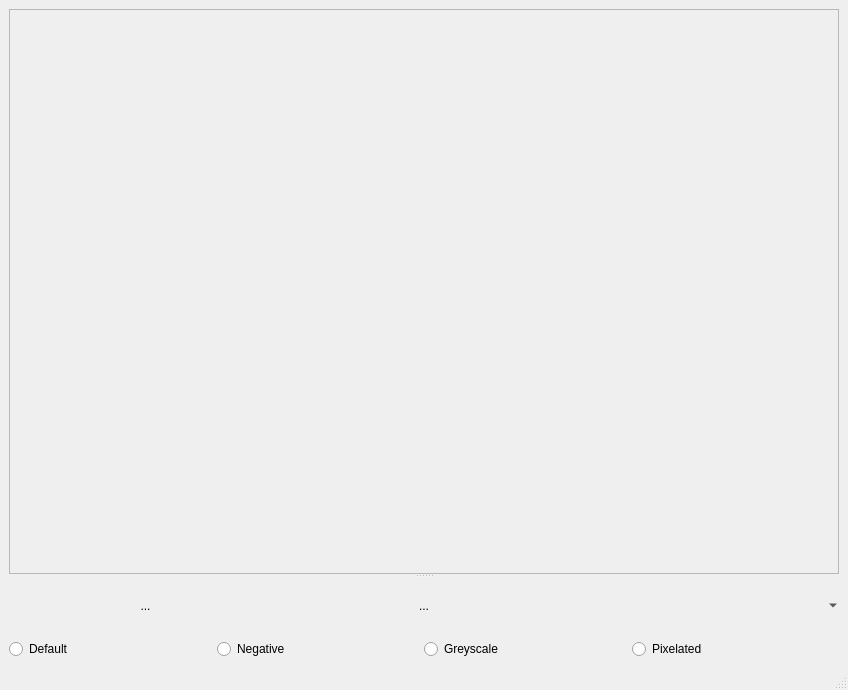
<?xml version="1.0" encoding="UTF-8"?>
<ui version="4.0">
 <class>MainWindow</class>
 <widget class="QMainWindow" name="MainWindow">
  <property name="geometry">
   <rect>
    <x>0</x>
    <y>0</y>
    <width>848</width>
    <height>690</height>
   </rect>
  </property>
  <property name="windowTitle">
   <string>MainWindow</string>
  </property>
  <widget class="QWidget" name="centralwidget">
   <layout class="QVBoxLayout" name="verticalLayout_2" stretch="5,0">
    <item>
     <widget class="QSplitter" name="splitter">
      <property name="sizePolicy">
       <sizepolicy hsizetype="Preferred" vsizetype="Preferred">
        <horstretch>0</horstretch>
        <verstretch>0</verstretch>
       </sizepolicy>
      </property>
      <property name="orientation">
       <enum>Qt::Orientation::Vertical</enum>
      </property>
      <property name="childrenCollapsible">
       <bool>false</bool>
      </property>
      <widget class="QFrame" name="frame">
       <property name="sizePolicy">
        <sizepolicy hsizetype="Preferred" vsizetype="Preferred">
         <horstretch>0</horstretch>
         <verstretch>5</verstretch>
        </sizepolicy>
       </property>
       <property name="minimumSize">
        <size>
         <width>20</width>
         <height>20</height>
        </size>
       </property>
       <property name="baseSize">
        <size>
         <width>800</width>
         <height>600</height>
        </size>
       </property>
       <property name="autoFillBackground">
        <bool>false</bool>
       </property>
       <property name="frameShape">
        <enum>QFrame::Shape::StyledPanel</enum>
       </property>
       <property name="frameShadow">
        <enum>QFrame::Shadow::Raised</enum>
       </property>
      </widget>
      <widget class="QWidget" name="layoutWidget">
       <layout class="QHBoxLayout" name="horizontalLayout">
        <item>
         <widget class="QToolButton" name="ButttonStopRecord">
          <property name="sizePolicy">
           <sizepolicy hsizetype="Preferred" vsizetype="Preferred">
            <horstretch>0</horstretch>
            <verstretch>0</verstretch>
           </sizepolicy>
          </property>
          <property name="text">
           <string>...</string>
          </property>
          <property name="icon">
           <iconset resource="../resources.qrc">
            <normaloff>:/icons/icons/stop.png</normaloff>:/icons/icons/stop.png</iconset>
          </property>
          <property name="iconSize">
           <size>
            <width>48</width>
            <height>48</height>
           </size>
          </property>
          <property name="autoRaise">
           <bool>true</bool>
          </property>
         </widget>
        </item>
        <item>
         <widget class="QToolButton" name="ButtonPicture">
          <property name="sizePolicy">
           <sizepolicy hsizetype="Preferred" vsizetype="Preferred">
            <horstretch>0</horstretch>
            <verstretch>0</verstretch>
           </sizepolicy>
          </property>
          <property name="text">
           <string>...</string>
          </property>
          <property name="icon">
           <iconset resource="../resources.qrc">
            <normaloff>:/icons/icons/camera.png</normaloff>:/icons/icons/camera.png</iconset>
          </property>
          <property name="iconSize">
           <size>
            <width>48</width>
            <height>48</height>
           </size>
          </property>
          <property name="autoRaise">
           <bool>true</bool>
          </property>
         </widget>
        </item>
        <item>
         <widget class="QToolButton" name="ButtonReactions">
          <property name="sizePolicy">
           <sizepolicy hsizetype="Preferred" vsizetype="MinimumExpanding">
            <horstretch>0</horstretch>
            <verstretch>0</verstretch>
           </sizepolicy>
          </property>
          <property name="sizeIncrement">
           <size>
            <width>0</width>
            <height>29</height>
           </size>
          </property>
          <property name="text">
           <string/>
          </property>
          <property name="icon">
           <iconset resource="../resources.qrc">
            <normaloff>:/icons/icons/reaction.png</normaloff>:/icons/icons/reaction.png</iconset>
          </property>
          <property name="iconSize">
           <size>
            <width>48</width>
            <height>48</height>
           </size>
          </property>
          <property name="popupMode">
           <enum>QToolButton::ToolButtonPopupMode::MenuButtonPopup</enum>
          </property>
          <property name="toolButtonStyle">
           <enum>Qt::ToolButtonStyle::ToolButtonIconOnly</enum>
          </property>
          <property name="autoRaise">
           <bool>true</bool>
          </property>
          <property name="arrowType">
           <enum>Qt::ArrowType::NoArrow</enum>
          </property>
         </widget>
        </item>
       </layout>
      </widget>
     </widget>
    </item>
    <item>
     <layout class="QGridLayout" name="gridLayout" rowstretch="0,0" columnstretch="0,0,0,0">
      <property name="leftMargin">
       <number>0</number>
      </property>
      <property name="spacing">
       <number>0</number>
      </property>
      <item row="1" column="1">
       <widget class="QRadioButton" name="radioButtonNegative">
        <property name="sizePolicy">
         <sizepolicy hsizetype="Minimum" vsizetype="Minimum">
          <horstretch>0</horstretch>
          <verstretch>0</verstretch>
         </sizepolicy>
        </property>
        <property name="text">
         <string>Negative</string>
        </property>
       </widget>
      </item>
      <item row="1" column="0">
       <widget class="QRadioButton" name="radioButtonDefault">
        <property name="sizePolicy">
         <sizepolicy hsizetype="Minimum" vsizetype="Minimum">
          <horstretch>0</horstretch>
          <verstretch>0</verstretch>
         </sizepolicy>
        </property>
        <property name="text">
         <string>Default</string>
        </property>
       </widget>
      </item>
      <item row="1" column="2">
       <widget class="QRadioButton" name="radioButtonGrey">
        <property name="sizePolicy">
         <sizepolicy hsizetype="Minimum" vsizetype="Minimum">
          <horstretch>0</horstretch>
          <verstretch>0</verstretch>
         </sizepolicy>
        </property>
        <property name="layoutDirection">
         <enum>Qt::LayoutDirection::LeftToRight</enum>
        </property>
        <property name="text">
         <string>Greyscale</string>
        </property>
       </widget>
      </item>
      <item row="1" column="3">
       <widget class="QRadioButton" name="radioButtonPixel">
        <property name="text">
         <string>Pixelated</string>
        </property>
       </widget>
      </item>
     </layout>
    </item>
   </layout>
  </widget>
  <widget class="QStatusBar" name="statusbar"/>
  <action name="actionDefault">
   <property name="checkable">
    <bool>false</bool>
   </property>
   <property name="checked">
    <bool>false</bool>
   </property>
   <property name="enabled">
    <bool>true</bool>
   </property>
   <property name="text">
    <string>Default</string>
   </property>
  </action>
  <action name="actionBlack_and_White">
   <property name="checkable">
    <bool>false</bool>
   </property>
   <property name="text">
    <string>Black and White</string>
   </property>
  </action>
 </widget>
 <resources>
  <include location="../../../build/resources.qrc"/>
  <include location="../resources.qrc"/>
 </resources>
 <connections/>
</ui>
